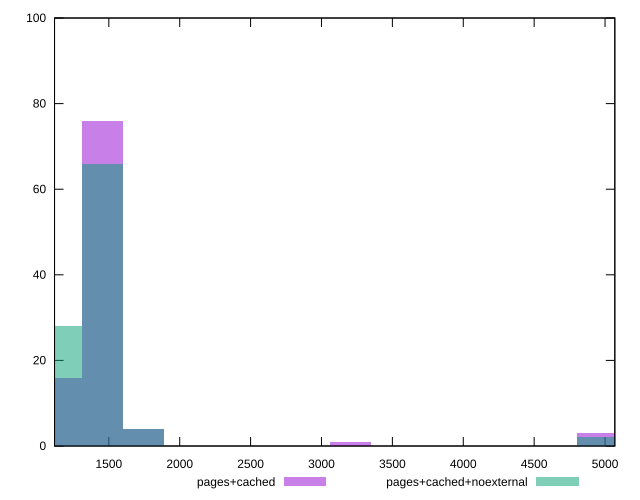

The script that saved this image:
reset

$pagesCached <<EOF
1164.475420479061 16
1455.5942755988262 76
4949.02053703601 3
1746.7131307185916 4
3202.307406317418 1
EOF

$pagesCachedNoexternal <<EOF
1455.5942755988262 66
1164.475420479061 28
4949.02053703601 2
1746.7131307185916 4
EOF

set key outside below
set boxwidth 291.11885511976527
set xrange [1117:5069]
set yrange [0:100]
set trange [0:100]
set style fill transparent solid 0.5 noborder
set terminal svg size 640, 500 enhanced background rgb 'white'
set output "reprap/render-blocking-resources/comparison/histogram/1_vs_2.svg"

plot $pagesCached title "pages+cached" with boxes, \
     $pagesCachedNoexternal title "pages+cached+noexternal" with boxes

reset
